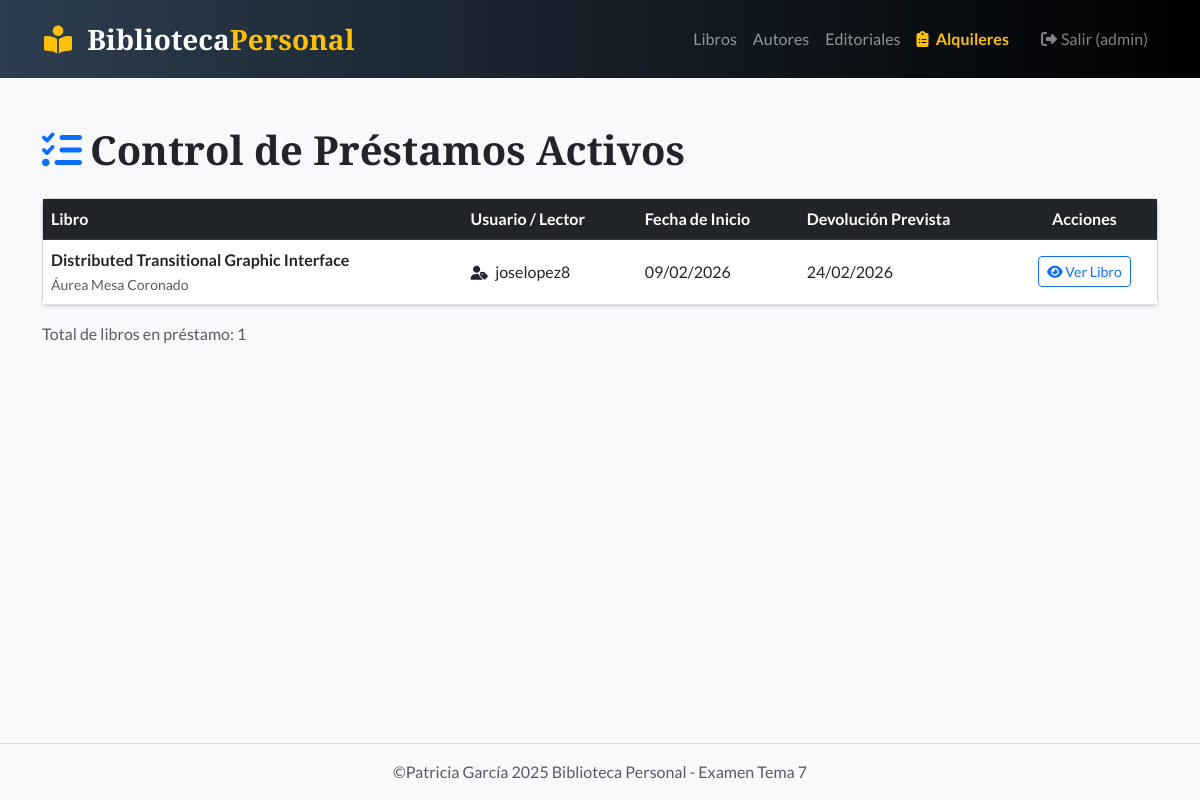
Screenshot of /gestion/alquileres/ (signed in) with the database file from the repository.
### biblioteca/models.py (models this page shows, shortened)
class Alquiler(models.Model):
    ESTADO_CHOICES = [
        ('alquilado', 'Alquilado'),
        ('devuelto', 'Devuelto'),
    ]
    usuario = models.ForeignKey(User, on_delete=models.CASCADE)
    libro = models.ForeignKey('Libro', on_delete=models.CASCADE)
    fecha_inicio = models.DateField(auto_now_add=True)
    fecha_devolucion_prevista = models.DateField()
    fecha_devolucion_real = models.DateField(null=True, blank=True)
    estado = models.CharField(max_length=20, choices=ESTADO_CHOICES, default='alquilado')

class Libro(models.Model):
    titulo = models.CharField(max_length=200)
    sinopsis = models.TextField()
    fecha_publicacion = models.DateField()
    portada = models.ImageField(upload_to='portadas/', null=True, blank=True)
    autor = models.ForeignKey(Autor, on_delete=models.CASCADE)
    editorial = models.ForeignKey(Editorial, on_delete=models.SET_NULL, null=True, blank=True)

class Autor(models.Model):
    nombre = models.CharField(max_length=150)
    biografia = models.TextField(blank=True, null=True) # Opcional

### biblioteca/views.py (the view)
# urls.py: path('gestion/alquileres/', views.gestion_alquileres, name='gestion_alquileres'),
@login_required
def gestion_alquileres(request):
        if not request.user.is_superuser:
            return redirect('lista_libros')
        alquileres_activos = Alquiler.objects.filter(estado='alquilado').order_by('fecha_devolucion_prevista')
        return render(request, 'biblioteca/gestion_alquileres.html', {
            'alquileres': alquileres_activos
        })

### biblioteca/templates/biblioteca/gestion_alquileres.html (shortened to what this page needs)
{% extends 'biblioteca/base.html' %}
{% block contenido %}
<div class="mt-4">
    <h1 class="display-6 fw-bold mb-4">
        <i class="fa-solid fa-list-check me-2 text-primary"></i>Control de Préstamos Activos
    </h1>
    {% if alquileres %}
        <div class="card shadow-sm">
            <div class="table-responsive">
                <table class="table table-hover align-middle mb-0">
                    <thead class="table-dark">
                        <tr>
                            <th>Libro</th>
                            <th>Usuario / Lector</th>
                            <th>Fecha de Inicio</th>
                            <th>Devolución Prevista</th>
                            <th class="text-center">Acciones</th>
                        </tr>
                    </thead>
                    <tbody>
                        {% for alquiler in alquileres %}
                        <tr>
                            <td>
                                <strong>{{ alquiler.libro.titulo }}</strong><br>
                                <small class="text-muted">{{ alquiler.libro.autor.nombre }}</small>
                            </td>
                            <td>
                                <i class="fa-solid fa-user-tag me-1 small"></i> {{ alquiler.usuario.username }}
                            </td>
                            <td>{{ alquiler.fecha_inicio|date:"d/m/Y" }}</td>
                            <td>
                                <span class="{% if alquiler.fecha_devolucion_prevista < now %}text-danger fw-bold{% endif %}">
                                    {{ alquiler.fecha_devolucion_prevista|date:"d/m/Y" }}
                                </span>
                            </td>
                            <td class="text-center">
                                <a href="{% url 'detalle_libro' alquiler.libro.pk %}" class="btn btn-outline-primary btn-sm">
                                    <i class="fa-solid fa-eye"></i> Ver Libro
                                </a>
                            </td>
                        </tr>
                        {% endfor %}
                    </tbody>
                </table>
            </div>
        </div>
        <p class="mt-3 text-muted">Total de libros en préstamo: {{ alquileres.count }}</p>
    {% else %}
        <div class="alert alert-success shadow-sm">
            <i class="fa-solid fa-circle-check me-2"></i> No hay ningún libro alquilado en este momento. ¡Todo el inventario está en la biblioteca!
        </div>
    {% endif %}
</div>
{% endblock %}

### biblioteca/templates/biblioteca/base.html (shortened to what this page needs)
{% load static %} <!DOCTYPE html>
<html lang="es">
<head>
    <link href="https://cdn.jsdelivr.net/npm/bootstrap@5.3.0/dist/css/bootstrap.min.css" rel="stylesheet">
    <link rel="stylesheet" href="https://cdnjs.cloudflare.com/ajax/libs/font-awesome/6.4.0/css/all.min.css">
    <link rel="stylesheet" href="{% static 'css/estilos.css' %}">
</head>
<body class="d-flex flex-column min-vh-100">
    <nav class="navbar navbar-expand-lg navbar-dark bg-dark mb-4">
        <div class="container">
            <a class="navbar-brand fs-3" href="{% url 'lista_libros' %}">
                <i class="fa-solid fa-book-open-reader text-warning me-2"></i>
                <span class="text-white">Biblioteca</span><span class="text-warning">Personal</span>
            </a>
            <div class="collapse navbar-collapse" id="navbarNav">
                <ul class="navbar-nav ms-auto">
                    <li class="nav-item"><a class="nav-link" href="{% url 'lista_libros' %}">Libros</a></li>
                    <li class="nav-item"><a class="nav-link" href="{% url 'lista_autores' %}">Autores</a></li>
                    <li class="nav-item"><a class="nav-link" href="{% url 'lista_editoriales' %}">Editoriales</a></li>
                        {% if user.is_superuser %}
                            <li class="nav-item">
                                <a class="nav-link fw-bold text-warning" href="{% url 'gestion_alquileres' %}">
                                    <i class="fa-solid fa-clipboard-list me-1"></i> Alquileres
                                </a>
                            </li>
                        {% endif %}
                    {% if user.is_authenticated %}
                        <li class="nav-item ms-lg-3">
                            <form action="{% url 'logout' %}" method="post" class="d-inline">
                                <button type="submit" class="nav-link btn btn-link border-0 text-white-50 p-2">
                                    <i class="fa-solid fa-right-from-bracket me-1"></i>Salir ({{ user.username }})
                                </button>
                            </form>
                        </li>
                    {% endif %}
                </ul>
            </div>
        </div>
    </nav>
    <main class="container flex-grow-1">
        {% block contenido %}
        {% endblock %}
    </main>
    <footer class="bg-light text-center py-3 mt-4 border-top">
        <p class="mb-0 text-muted">©Patricia García 2025 Biblioteca Personal - Examen Tema 7</p>
    </footer>
</body>
</html>

### biblioteca/static/css/estilos.css (style rules this page uses)
body { background-color: #f8f9fa; }
.navbar-brand { font-weight: bold; color: #d63384 !important; }

### biblioteca/templates/biblioteca/base.html (style rules this page uses)
body { font-family: 'Lato', sans-serif; background-color: #f8f9fa; }
h1, h2, h3, .navbar-brand { font-family: 'Playfair Display', serif; }
.navbar { background: linear-gradient(90deg, #2c3e50 0%, #000000 100%) !important; padding: 0.8rem 2rem; }

### rows the page displays
Alquiler: libro.titulo "Distributed Transitional Graphic Interface", libro.autor.nombre "Áurea Mesa Coronado", usuario.username "joselopez8", fecha_inicio "09/02/2026", fecha_devolucion_prevista "24/02/2026"

### other values shown
{{ user.username }} "admin"
{{ alquileres.count }} "1"
